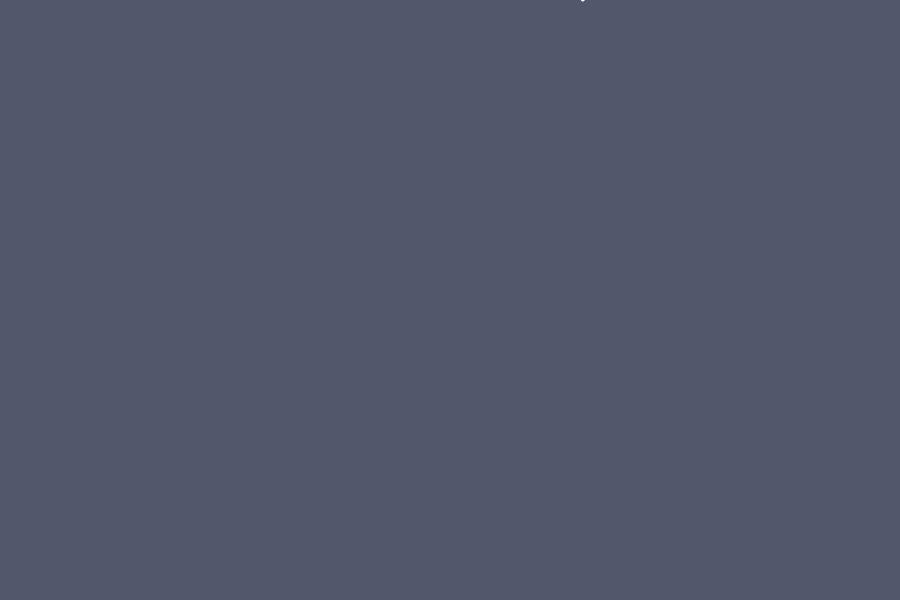
Frame 1 (no input)
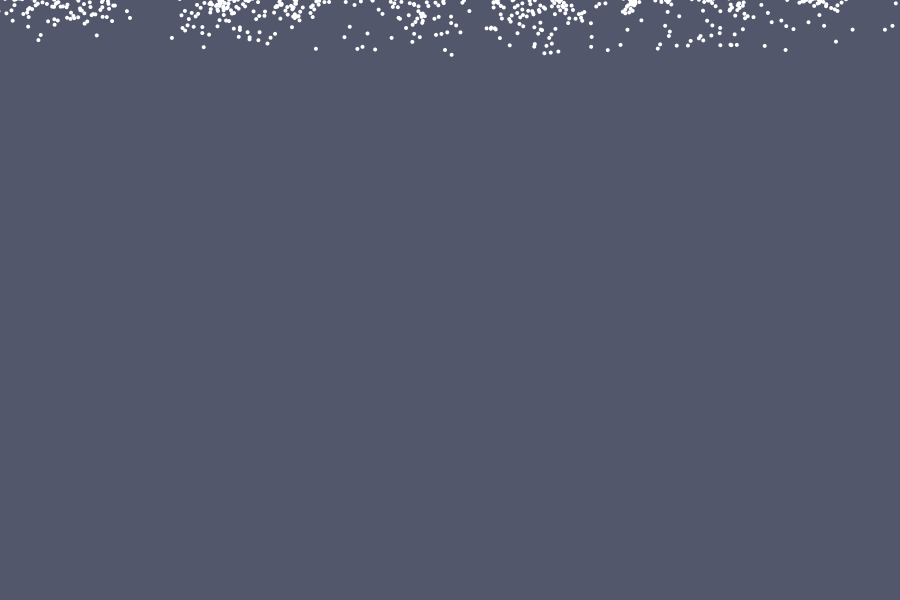
Frame 60 (the mouse pressed at the canvas centre just before this capture)
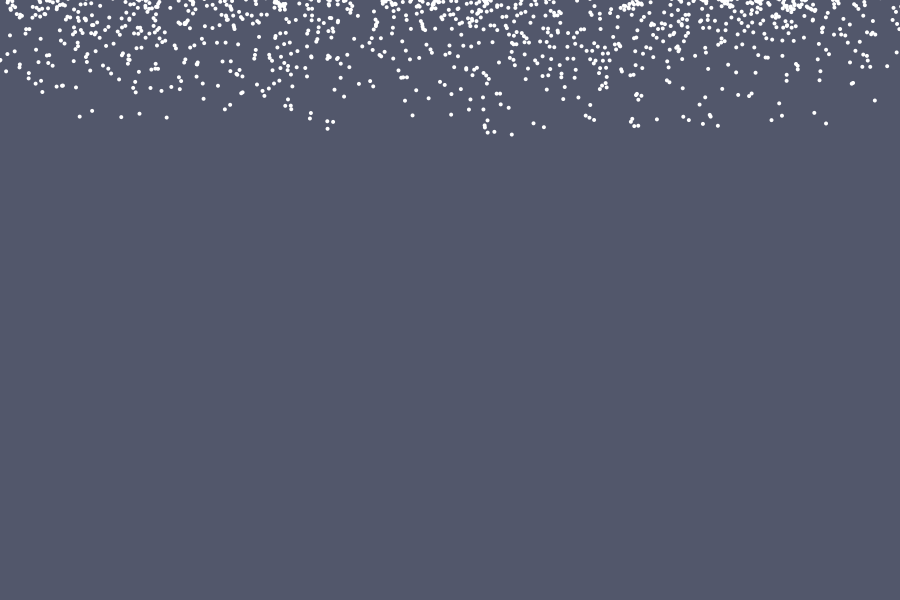
Frame 120 (the mouse held since frame 60 and released just before this capture)

The Processing sketch that drew these frames (run headless with seeded random() and noise(); from frame 60 on, the mouse is pressed at the canvas centre):

// Processing sketch: particle_snowstorm
// ── particle_snowstorm.pde
class Particle{
  PVector position;
  PVector velocity;
  PVector acceleration;
  float lifespan;
  float decay;
  
  Particle(float x, float y){
    position = new PVector(x,y);
    //x direction positive values rigthward
    //y direction slight randomness
    velocity = new PVector(random(-1, 1), random(-1, 1));
    acceleration = new PVector();
    lifespan = 350;
    decay = 1;
  }
  
  void addForce(PVector f){
    acceleration.add(f);
  }
  
  //if the particle lifespan is over, being decay
  boolean expired() {
    return lifespan < 0;
  }
  
  void update(){
    lifespan -= decay;
    velocity.add(acceleration);
    position.add(velocity);
    
    //resets the accel vector to 0
    acceleration.mult(0);
  }
  
  void display(){
    pushMatrix();
    
    translate(position.x, position.y);
    
    noStroke();
    fill(255);
    
    circle(0,0,4);
    
    popMatrix();
  }
}

// ── ParticleSystem.pde
class ParticleSystem{
  PVector origin;
  ArrayList<Particle> particles;
  int count;
  
  ParticleSystem(float x, float y, int c){
    origin = new PVector(x,y);
    particles = new ArrayList<Particle>();
    count = c;
  }
  
  //applies a given force to every particle
  void addForce(PVector f){
    for (int i = 0; i < particles.size(); i++){
      particles.get(i).addForce(f);
    }
  }
  
  void update(){
    particles.add(new Particle(origin.x, origin.y));
   
    //remove dead particles
    for (int i = particles.size()-1; i >= 0; i--){
      if (particles.get(i).expired()){
        particles.remove(i);
      }
      //set a limit to amount of particles being drawn
      if (particles.size() > 15){
        particles.remove(i);
      }
    }
    
    for (int i = 0; i < particles.size(); i++){
      Particle p = particles.get(i);
      p.update();
     }
    }
    void display(){
      //drawing the system
      for (int i = 0; i < particles.size(); i++){
        Particle p = particles.get(i);
        p.display();
      }
    }
  }

// ── snowstorm_system.pde
//press w to add wind

PVector gravity, addedWind;
PVector wind = getWindVector();
ArrayList<ParticleSystem> systems;
float windStrength = 1.0;
float windSpeed = 0.01f;

//creates natural wind using perlin noise
PVector getWindVector(){
  float noiseVal = noise(frameCount * windSpeed);
  float windX = map(noiseVal, 0, 1, -windStrength, windStrength);
  return new PVector(windX, 0);
}

void setup(){
  size(900,600);
  
  //the force of gravity
  gravity = new PVector(0, 0.005);
  //wind added by key interaction
  addedWind = new PVector(2.5, 0);
  systems = new ArrayList<ParticleSystem>();
}

void draw(){
  background(82, 87, 107);
  //system from above
  systems.add(new ParticleSystem(random(0, 900), random(0, -10), 5));
  //system from left
  systems.add(new ParticleSystem(random(-200, -210), random(0,600), 5));
  
  for (ParticleSystem ps : systems){
    ps.addForce(gravity);
    ps.addForce(wind);
    ps.update();
    ps.display();
  }
}

void keyPressed() {
  if (key == 'w') {
    for (ParticleSystem ps : systems) {
      ps.addForce(addedWind);
    }
  }
}
    
